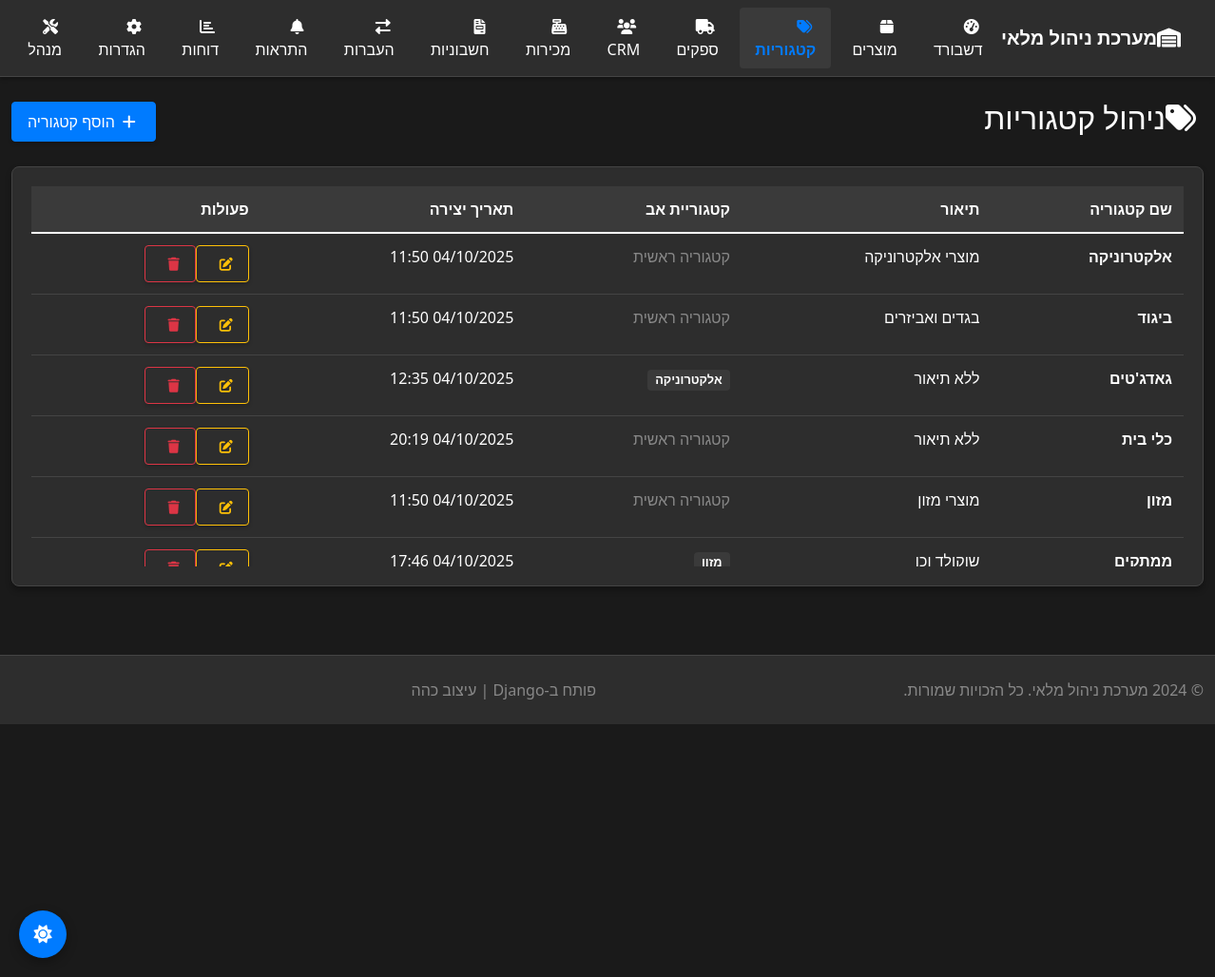
The page /inventory/categories/ on the database as committed earlier.
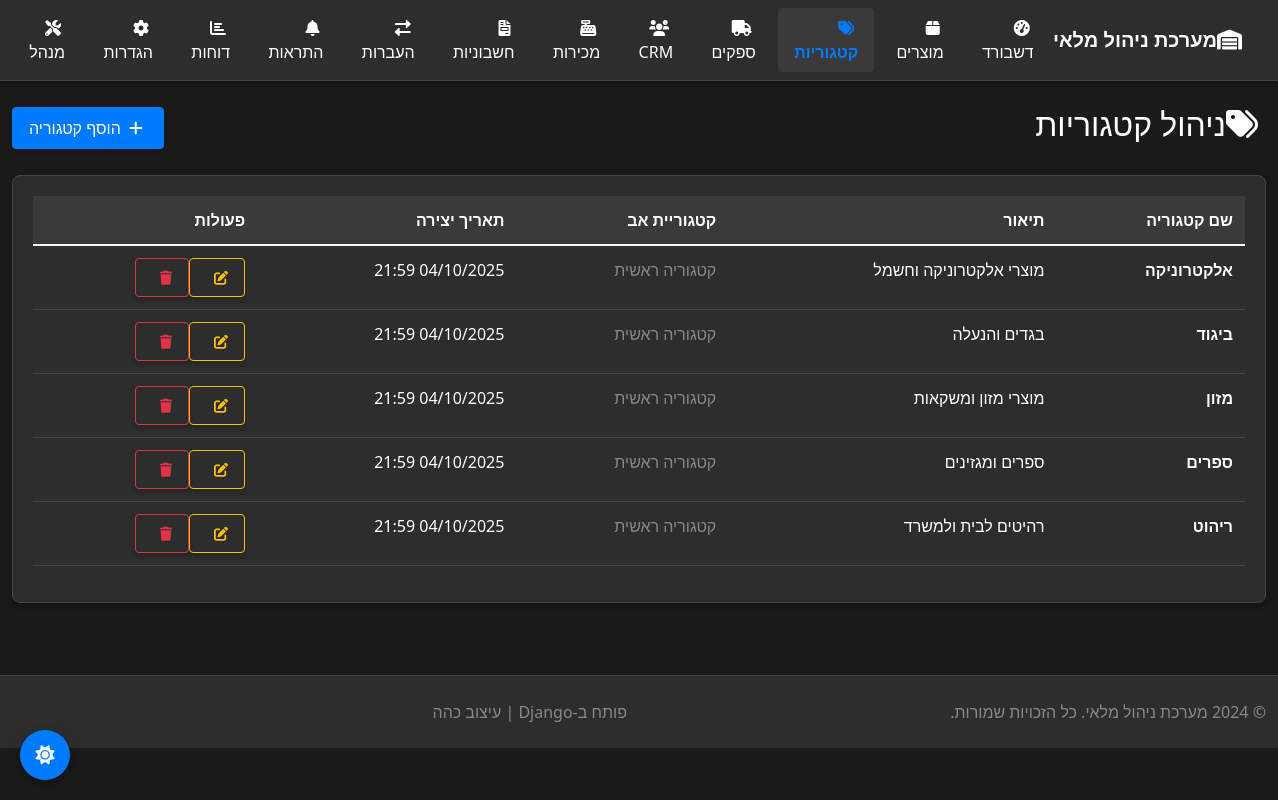
The same page on the database as committed later.
### inventory/models.py (models this page shows, shortened)
class Category(models.Model):
    name = models.CharField(max_length=100, unique=True)
    description = models.TextField(blank=True)
    parent = models.ForeignKey('self', on_delete=models.CASCADE, null=True, blank=True)
    created_at = models.DateTimeField(auto_now_add=True)
    class Meta:
        verbose_name_plural = "Categories"
        ordering = ['name']

### inventory/views.py (the view)
# urls.py: path('categories/', views.category_list, name='category_list'),
def category_list(request):
    categories = Category.objects.all()
    return render(request, 'inventory/category_list.html', {'categories': categories})

### inventory/templates/inventory/category_list.html (shortened to what this page needs)
{% extends 'inventory/base.html' %}
{% load static %}
{% block content %}
        <div class="row">
            <div class="col-12">
                <div class="d-flex justify-content-between align-items-center mb-4">
                    <h2><i class="fas fa-tags me-2"></i>ניהול קטגוריות</h2>
                    <a href="{% url 'add_category' %}" class="btn btn-primary">
                        <i class="fas fa-plus me-1"></i>הוסף קטגוריה
                    </a>
                </div>
                <div class="card">
                    <div class="card-body">
                        {% if categories %}
                            <div class="table-responsive">
                                <table class="table table-hover">
                                    <thead>
                                        <tr>
                                            <th>שם קטגוריה</th>
                                            <th>תיאור</th>
                                            <th>קטגוריית אב</th>
                                            <th>תאריך יצירה</th>
                                            <th>פעולות</th>
                                        </tr>
                                    </thead>
                                    <tbody>
                                        {% for category in categories %}
                                        <tr>
                                            <td>
                                                <strong>{{ category.name }}</strong>
                                            </td>
                                            <td>{{ category.description|default:"ללא תיאור" }}</td>
                                            <td>
                                                {% if category.parent %}
                                                    <span class="badge bg-secondary">{{ category.parent.name }}</span>
                                                {% else %}
                                                    <span class="text-muted">קטגוריה ראשית</span>
                                                {% endif %}
                                            </td>
                                            <td>{{ category.created_at|date:"d/m/Y H:i" }}</td>
                                            <td>
                                                <div class="btn-group btn-group-sm">
                                                    <a href="{% url 'edit_category' category.pk %}" class="btn btn-outline-warning" title="ערוך">
                                                        <i class="fas fa-edit"></i>
                                                    </a>
                                                    <a href="{% url 'delete_category' category.pk %}" class="btn btn-outline-danger" title="מחק">
                                                        <i class="fas fa-trash"></i>
                                                    </a>
                                                </div>
                                            </td>
                                        </tr>
                                        {% endfor %}
                                    </tbody>
                                </table>
                            </div>
                        {% else %}
                            <div class="alert alert-info text-center">
                                <i class="fas fa-info-circle me-2"></i>
                                לא נמצאו קטגוריות
                            </div>
                        {% endif %}
                    </div>
                </div>
            </div>
        </div>
{% endblock %}

### inventory/templates/inventory/base.html (shortened to what this page needs)
{% load static %}
<!DOCTYPE html>
<html lang="he" dir="rtl">
<head>
    <link href="https://cdn.jsdelivr.net/npm/bootstrap@5.1.3/dist/css/bootstrap.min.css" rel="stylesheet">
    <link href="https://cdnjs.cloudflare.com/ajax/libs/font-awesome/6.0.0/css/all.min.css" rel="stylesheet">
    <link href="{% static 'inventory/css/dark-theme.css' %}" rel="stylesheet">
</head>
<body>
    <nav class="navbar navbar-expand-lg navbar-dark">
        <div class="container-fluid">
            <a class="navbar-brand" href="{% url 'dashboard' %}">
                <i class="fas fa-warehouse me-2"></i>מערכת ניהול מלאי
            </a>
            <div class="collapse navbar-collapse justify-content-end" id="navbarNav">
                <div class="navbar-nav">
                    <a class="nav-link {% if request.resolver_match.url_name == 'dashboard' %}active{% endif %}" href="{% url 'dashboard' %}">
                        <i class="fas fa-tachometer-alt me-1"></i>דשבורד
                    </a>
                    <a class="nav-link {% if 'product' in request.resolver_match.url_name %}active{% endif %}" href="{% url 'product_list' %}">
                        <i class="fas fa-box me-1"></i>מוצרים
                    </a>
                    <a class="nav-link {% if 'category' in request.resolver_match.url_name %}active{% endif %}" href="{% url 'category_list' %}">
                        <i class="fas fa-tags me-1"></i>קטגוריות
                    </a>
                    <a class="nav-link {% if 'supplier' in request.resolver_match.url_name %}active{% endif %}" href="{% url 'supplier_list' %}">
                        <i class="fas fa-truck me-1"></i>ספקים
                    </a>
                    <a class="nav-link {% if 'crm' in request.resolver_match.url_name %}active{% endif %}" href="{% url 'crm_dashboard' %}">
                        <i class="fas fa-users me-1"></i>CRM
                    </a>
                    <a class="nav-link {% if 'add_sale' in request.resolver_match.url_name %}active{% endif %}" href="{% url 'add_sale' %}">
                        <i class="fas fa-cash-register me-1"></i>מכירות
                    </a>
                    <a class="nav-link {% if 'sale' in request.resolver_match.url_name and 'add_sale' not in request.resolver_match.url_name %}active{% endif %}" href="{% url 'sale_list' %}">
                        <i class="fas fa-file-invoice me-1"></i>חשבוניות
                    </a>
                    <a class="nav-link {% if 'transfer' in request.resolver_match.url_name %}active{% endif %}" href="{% url 'transfer_list' %}">
                        <i class="fas fa-exchange-alt me-1"></i>העברות
                    </a>
                    <a class="nav-link {% if 'alert' in request.resolver_match.url_name %}active{% endif %}" href="{% url 'alerts' %}">
                        <i class="fas fa-bell me-1"></i>התראות
                    </a>
                    <a class="nav-link {% if 'report' in request.resolver_match.url_name %}active{% endif %}" href="{% url 'reports' %}">
                        <i class="fas fa-chart-bar me-1"></i>דוחות
                    </a>
                    <a class="nav-link {% if 'settings' in request.resolver_match.url_name %}active{% endif %}" href="{% url 'system_settings' %}">
                        <i class="fas fa-cog me-1"></i>הגדרות
                    </a>
                    <a class="nav-link" href="/admin/" target="_blank">
                        <i class="fas fa-tools me-1"></i>מנהל
                    </a>
                </div>
            </div>
        </div>
    </nav>
    <div class="container-fluid mt-4">
        {% block content %}{% endblock %}
    </div>
    <footer class="mt-5 py-4" style="background-color: var(--bg-secondary); border-top: 1px solid var(--border-color);">
        <div class="container-fluid">
            <div class="row">
                <div class="col-md-6">
                    <p class="text-muted mb-0">&copy; 2024 מערכת ניהול מלאי. כל הזכויות שמורות.</p>
                </div>
                <div class="col-md-6 text-end">
                    <p class="text-muted mb-0">פותח ב-Django | עיצוב כהה</p>
                </div>
            </div>
        </div>
    </footer>
    <button class="theme-toggle" id="themeToggle" title="החלף ערכת צבעים">
    </button>
</body>
</html>

### inventory/static/inventory/css/dark-theme.css (style rules this page uses)
:root { --bg-primary: #1a1a1a; --bg-secondary: #2d2d2d; --bg-tertiary: #3a3a3a; --text-primary: #ffffff; --text-secondary: #b0b0b0; --text-muted: #888888; --border-color: #444444; --accent-color: #007bff; --accent-hover: #0056b3; --success-color: #28a745; --warning-color: #ffc107; --danger-color: #dc3545; --info-color: #17a2b8; }
body { background-color: var(--bg-primary) !important; color: var(--text-primary) !important; font-family: 'Segoe UI', Tahoma, Geneva, Verdana, sans-serif; }
.navbar { background-color: var(--bg-secondary) !important; border-bottom: 1px solid var(--border-color) !important; box-shadow: 0 2px 4px rgba(0,0,0,0.3) !important; }
.navbar-brand { color: var(--text-primary) !important; font-weight: 600 !important; font-size: 1.25rem !important; }
.navbar-collapse { justify-content: flex-end !important; }
.navbar-nav { margin-right: 0 !important; margin-left: auto !important; flex-direction: row !important; }
.navbar-nav .nav-link { color: var(--text-primary) !important; padding: 0.5rem 1rem !important; border-radius: 4px !important; margin: 0 0.2rem !important; transition: all 0.3s ease !important; }
.navbar-nav .nav-link.active { color: var(--accent-color) !important; background-color: var(--bg-tertiary) !important; font-weight: 600 !important; }
.card { background-color: var(--bg-secondary) !important; border: 1px solid var(--border-color) !important; color: var(--text-primary) !important; box-shadow: 0 4px 6px rgba(0,0,0,0.3) !important; border-radius: 8px !important; margin-bottom: 1.5rem !important; }
.card-body { padding: 1.25rem !important; }
.table { color: var(--text-primary) !important; border-color: var(--border-color) !important; }
.table thead th { background-color: var(--bg-tertiary) !important; color: var(--text-primary) !important; border-color: var(--border-color) !important; font-weight: 600 !important; padding: 0.75rem !important; }
.table tbody td { padding: 0.75rem !important; border-color: var(--border-color) !important; }
.table-hover tbody tr { transition: background-color 0.2s ease !important; }
.btn { font-weight: 500 !important; border-radius: 4px !important; padding: 0.5rem 1rem !important; transition: all 0.3s ease !important; box-shadow: 0 2px 4px rgba(0,0,0,0.2) !important; border-width: 1px !important; }
.btn i { margin-left: 0.5rem !important; }
.btn-primary { background-color: var(--accent-color) !important; border-color: var(--accent-color) !important; color: #ffffff !important; }
.btn-outline-danger { background-color: transparent !important; color: var(--danger-color) !important; border-color: var(--danger-color) !important; }
.btn-outline-warning { background-color: transparent !important; color: var(--warning-color) !important; border-color: var(--warning-color) !important; }
a { color: var(--accent-color) !important; }
.text-muted { color: var(--text-muted) !important; }
[dir="rtl"] .table { text-align: right; }

### inventory/templates/inventory/base.html (style rules this page uses)
html, body { background-color: #1a1a1a !important; color: #ffffff !important; }
.table-responsive { max-height: 400px; }
.navbar { box-shadow: 0 2px 4px rgba(0,0,0,0.3); }
.card { box-shadow: 0 4px 6px rgba(0,0,0,0.3); }
.btn { box-shadow: 0 2px 4px rgba(0,0,0,0.2); }
.theme-toggle { position: fixed; bottom: 20px; left: 20px; z-index: 1000; width: 50px; height: 50px; border-radius: 50%; background: var(--accent-color); border: none; color: white; font-size: 1.2rem; cursor: pointer; box-shadow: 0 4px 12px rgba(0,0,0,0.3); transition: all 0.3s ease; }

Rows that differ between the two databases and show on the page:
removed Category: name "גאדג'טים", description "ללא תיאור", parent.name "אלקטרוניקה", created_at "04/10/2025 12:35"
removed Category: name "כלי בית", description "ללא תיאור", shows "קטגוריה ראשית", created_at "04/10/2025 20:19"
removed Category: name "ממתקים", description "שוקולד וכו", parent.name "מזון", created_at "04/10/2025 17:46"
changed Category "אלקטרוניקה": description "מוצרי אלקטרוניקה" → "מוצרי אלקטרוניקה וחשמל"; created_at "04/10/2025 11:50" → "04/10/2025 21:59"
changed Category "ביגוד": description "בגדים ואביזרים" → "בגדים והנעלה"; created_at "04/10/2025 11:50" → "04/10/2025 21:59"
changed Category "מזון": description "מוצרי מזון" → "מוצרי מזון ומשקאות"; created_at "04/10/2025 11:50" → "04/10/2025 21:59"
added Category: name "ספרים", description "ספרים ומגזינים", shows "קטגוריה ראשית", created_at "04/10/2025 21:59"
added Category: name "ריהוט", description "רהיטים לבית ולמשרד", shows "קטגוריה ראשית", created_at "04/10/2025 21:59"
